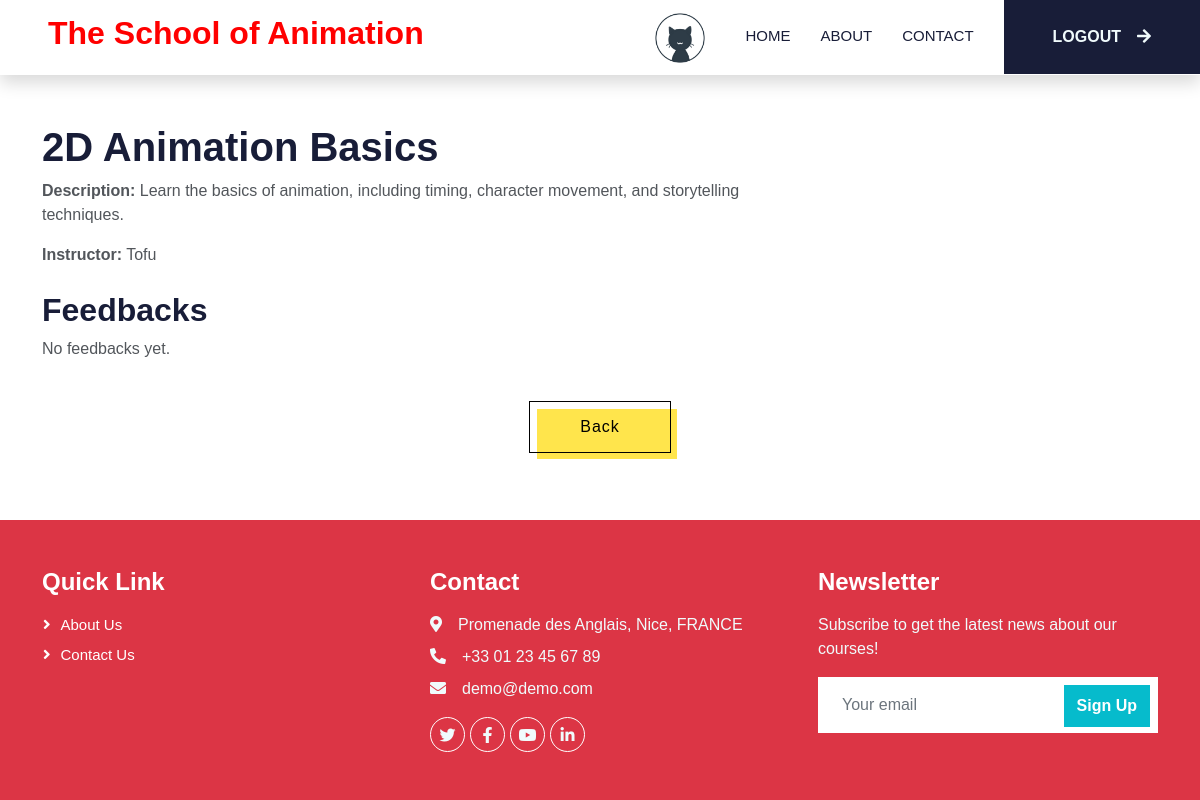
The app's page /course/1/ (signed in) with its own data.
### elearning/models.py (models this page shows, shortened)
class Course(models.Model):
    title = models.CharField(max_length=100)
    description = models.TextField()
    instructor = models.ForeignKey(settings.AUTH_USER_MODEL, on_delete=models.CASCADE, related_name='courses_taught')
    pdf_material = models.FileField(upload_to='course_materials/pdf', blank=True, null=True)
    video_material = models.FileField(upload_to='course_materials/videos', blank=True, null=True)
    image_material = models.ImageField(upload_to='course_materials/images', blank=True, null=True)

### users/models.py (models this page shows)
class User(AbstractUser):
    first_name = models.CharField(max_length=30)
    last_name = models.CharField(max_length=30)
    email = models.EmailField(unique=True)
    is_student = models.BooleanField('student',default=False)
    is_teacher = models.BooleanField('teacher',default=False)
    avatar = models.ImageField(upload_to='avatar/')

### elearning/views.py (the view, shortened to what this page needs)
# urls.py: path('course/<int:course_id>/', views.course_detail, name='course_detail'),
@login_required
def course_detail(request, course_id):
    course = get_object_or_404(Course, id=course_id)
    enrolled = Enrollment.objects.filter(student=request.user, course=course).exists()
    feedback_form = FeedbackForm()
    feedbacks = Feedback.objects.filter(course=course)
    return render(request, 'elearning/course_detail.html', {'course': course, 'enrolled': enrolled, 'feedbacks': feedbacks, 'feedback_form': feedback_form})

### elearning/forms.py
class FeedbackForm(forms.ModelForm):
    class Meta:
        model = Feedback
        fields = ['feedback_text', 'rating']

### templates/elearning/course_detail.html (shortened to what this page needs)
{% extends 'staticpages/base.html' %}
{% load static %}
{% block body %}
<div class="container mt-5">
    <div class="row">
        <div class="col-md-8">
            <h1>{{ course.title }}</h1>
            <p><strong>Description:</strong> {{ course.description }}</p>
            <p><strong>Instructor:</strong> {{ course.instructor|capfirst }}</p>
            <div class="mt-4">
                <h2>Feedbacks</h2>
                {% for feedback in feedbacks %}
                <div class="card mb-3">
                    <div class="card-body">
                        <p class="card-text"><strong>Student:</strong> {{ feedback.student.username }}</p>
                        <p class="card-text"><strong>Feedback:</strong> {{ feedback.feedback_text }}</p>
                        <p class="card-text"><strong>Rating:</strong> {{ feedback.rating }}</p>
                    </div>
                </div>
                {% empty %}
                <p>No feedbacks yet.</p>
                {% endfor %}
            </div>
        </div>
        <div class="col-md-4">
        </div>
    </div>
    <div class="text-center mt-4 mb-5">
        <button type="submit" class="button-52" role="button"><a href="{% url 'courses_list' %}" style="color: black";>Back</a></button>
    </div>
</div>
{% endblock %}

### static/css/style.css (style rules this page uses)
:root { --primary: #06BBCC; --light: #F0FBFC; --dark: #181d38; }

### static/css/buttons.css (style rules this page uses)
.button-52 { font-size: 16px; font-weight: 200; letter-spacing: 1px; padding: 13px 20px 13px; outline: 0; border: 1px solid black; cursor: pointer; position: relative; background-color: rgba(0, 0, 0, 0); user-select: none; -webkit-user-select: none; touch-action: manipulation; }
.button-52:after { content: ""; background-color: #ffe54c; width: 100%; z-index: -1; position: absolute; height: 100%; top: 7px; left: 7px; transition: 0.2s; }
@media (min-width: 768px) { .button-52 { padding: 13px 50px 13px; } }

### records on screen
Course: title "2D Animation Basics", description "Learn the basics of animation, including timing, character movement, and storytelling techniques.", instructor "Tofu"
